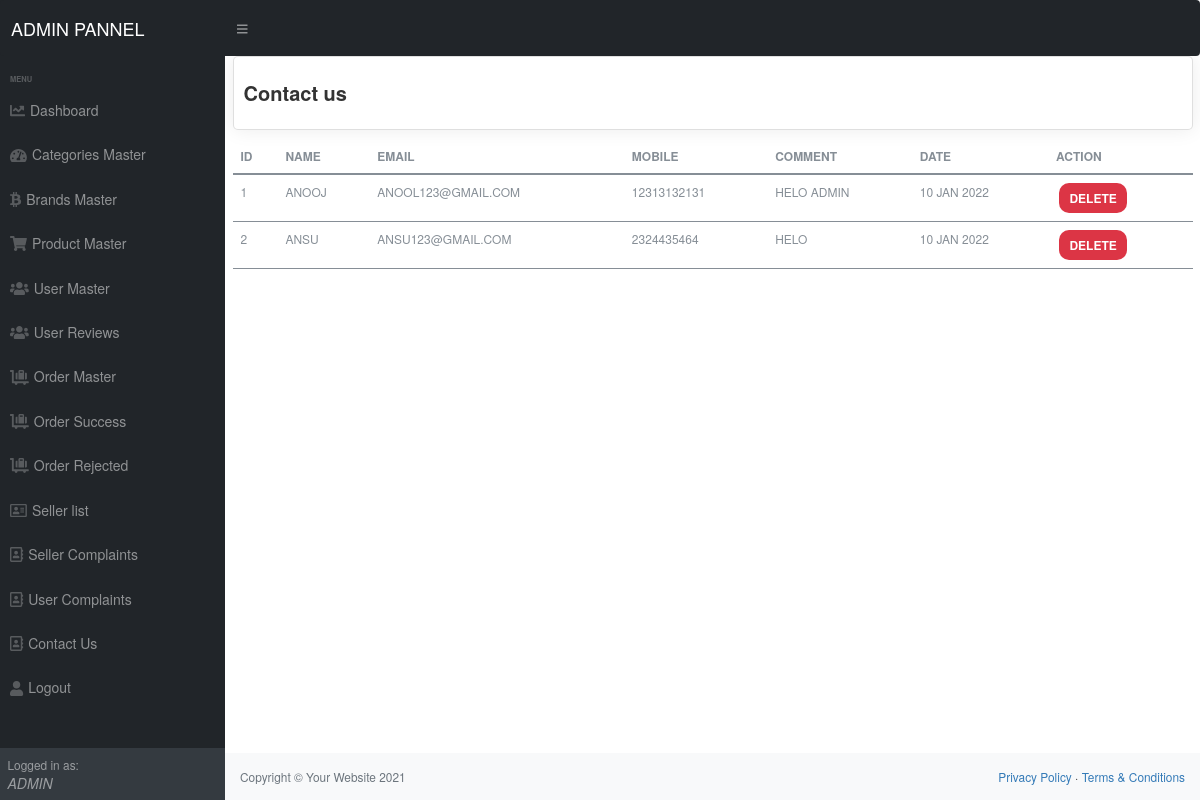
/admin/contact_us.php (signed in), run on the app's committed database.
### tables this page shows
CREATE TABLE `contact_us` (
  `id` int(11) NOT NULL,
  `name` varchar(255) NOT NULL,
  `email` varchar(75) NOT NULL,
  `mobile` varchar(15) NOT NULL,
  `comment` text NOT NULL,
  `added_on` datetime NOT NULL
);

### admin/contact_us.php (the view, shortened to what this page needs)
<?php
require('top.php');
	$sql="select * from contact_us order by id  asc";
$res=mysqli_query($con,$sql);
?>
<div id="layoutSidenav_content">
<main>
<div class="container-fluid">
 <div class="row">
     <div class="col-xl-12">
         <div class="card">
             <div class="card-body">
                 <h4 class="box-title">Contact us </h4>
             </div>
           </div>
             <table class="table">
                    <thead>
                        <tr>
                            <th>ID</th>
                            <th>Name</th>
                            <th>Email</th>
                            <th>Mobile</th>
                            <th>Comment</th>
                            <th>Date</th>
                            <th>action</th>
                        </tr>
                    </thead>
                    <tbody>
                    <?php
                    $i=1;
						while($row=mysqli_fetch_assoc($res)){
									?>
				 <tr>
                   <td><?php echo $i?></td>
				   <td><?php echo $row['name'] ?></td>
				   <td><?php echo $row['email'] ?></td>
				   <td><?php echo $row['mobile'] ?></td>
				   <td><?php echo $row['comment'] ?></td>
				   <td><?php   $date_p=strtotime( $row['added_on']);
                    echo date('d M Y',$date_p); ?></td>
                   <td>
					<?php
	echo " &nbsp;<span class='mybadge red'><a style='color:#fff; text-decoration:none;' href='?type=delete&id=".$row['id']."'>Delete</a></span>&nbsp;";
				?></td>
             </tr>
              <?php $i++; } ?>
                 </tbody>
                </table>
             </div>
          </div>
      </div>
</main>
<?php
require('footer.php');
?>

### admin/top.php (shortened to what this page needs)
<?php
require('connection.inc.php');
    $sql="select * from admin_users";
    $res=mysqli_query($con,$sql);
    $row=mysqli_fetch_assoc($res);
?>
<!DOCTYPE html>
<html lang="en">
<head>
    <link href="css/styles.css" rel="stylesheet" />
   <link href="css/bootstrap.min.css" rel="stylesheet">
   <link href="css/custom.css" rel="stylesheet">
</head>
<body class="sb-nav-fixed">
    <nav class="sb-topnav navbar navbar-expand navbar-dark bg-dark">
        <a class="navbar-brand ps-3" href="#">ADMIN PANNEL</a>
        <button class="btn btn-link btn-sm order-1 order-lg-0 me-4 me-lg-0" id="sidebarToggle" href="#!"><i
                class="fas fa-bars"></i></button>
  </nav>
    <div id="layoutSidenav">
        <div id="layoutSidenav_nav">
            <nav class="sb-sidenav accordion sb-sidenav-dark" id="sidenavAccordion">
                <div class="sb-sidenav-menu">
                    <div class="nav">
                        <div class="sb-sidenav-menu-heading">menu</div>
                        <a class="nav-link" href="dashboard.php">
                            <div class="sb-nav-link-icon"><i class="fas fa-chart-line"></i></div>
                            Dashboard
                        </a>
                        <a class="nav-link" href="categories.php">
                            <div class="sb-nav-link-icon"><i class="fas fa-tachometer-alt"></i></div>
                            Categories Master
                        </a>
                        <a class="nav-link" href="brand.php">
                            <div class="sb-nav-link-icon"><i class="fab fa-btc"></i></div>
                            Brands Master
                        </a>
                        <a class="nav-link" href="product.php">
                            <div class="sb-nav-link-icon"><i class="fas fa-shopping-cart"></i></div>
                            Product Master
                        </a>
                        <a class="nav-link" href="users.php">
                            <div class="sb-nav-link-icon"><i class="fas fa-users"></i></div>
                            User Master
                        </a>
                        <a class="nav-link" href="product_review.php">
                            <div class="sb-nav-link-icon"><i class="fas fa-users"></i></div>
                            User Reviews
                        </a>
                        <a class="nav-link" href="orders.php">
                            <div class="sb-nav-link-icon"><i class="fas fa-luggage-cart"></i></div>
                            Order Master
                        </a>
                        <a class="nav-link" href="order__Success.php">
                            <div class="sb-nav-link-icon"><i class="fas fa-luggage-cart"></i></div>
                            Order Success
                        </a>
                        <a class="nav-link" href="order__Rejected.php">
                            <div class="sb-nav-link-icon"><i class="fas fa-luggage-cart"></i></div>
                            Order Rejected
                        </a>
                        <a class="nav-link" href="seller.php">
                            <div class="sb-nav-link-icon"><i class="far fa-address-card"></i></div>
                            Seller list
                        </a>
                        <a class="nav-link" href=" seller_complaints.php">
                            <div class="sb-nav-link-icon"><i class="far fa-address-book"></i></div>
                            Seller Complaints
                        </a>
                        <a class="nav-link" href=" User_complaints.php">
                            <div class="sb-nav-link-icon"><i class="far fa-address-book"></i></div>
                            User Complaints
                        </a>
                        <a class="nav-link" href="contact_us.php">
                            <div class="sb-nav-link-icon"><i class="far fa-address-book"></i></div>
                            Contact Us
                        </a>
                        <a class="nav-link" href="logout.php">
                            <div class="sb-nav-link-icon"><i class="fas fa-user"></i></div>
                            Logout
                        </a>
                    </div>
                </div>
                <div class="sb-sidenav-footer">
                    <div class="small">Logged in as:</div>
                   <em style="text-transform: uppercase;"> <?php echo $row['username'] ?></em>
                </div>
            </nav>
        </div>

### admin/css/custom.css (style rules this page uses)
.card { margin-bottom: 10px; border-radius: 5px; border: 10 solid transparent; -webkit-box-shadow: 0 0 20px rgba(0, 0, 0, .08); box-shadow: 0 0 20px rgba(0, 0, 0, .08); }
.card .card-body { float: left; position: relative; width: 100%; }
.card .box-title { font-weight: 600; font-size: 20px; padding: 5px 0; }
.table { border: none; border-bottom-color: currentcolor; border-bottom-style: none; border-bottom-width: medium; color: #868e96; font-size: 12px; font-weight: 400; padding: .75em 1.25em; text-transform: uppercase; }
.mybadge { display: inline-block; min-width: 10px; padding: 9px 10px; font-size: 12px; font-weight: bold; color: #fff; line-height: 1; vertical-align: middle; white-space: nowrap; text-align: center; background-color: #777; border-radius: 10px; }
.red { background-color:#dc3545; }

### data on the page
contact_us: name "ANOOJ", email "ANOOL123@GMAIL.COM", mobile "12313132131", comment "HELO ADMIN", added_on "10 JAN 2022"
contact_us: name "ANSU", email "ANSU123@GMAIL.COM", mobile "2324435464", comment "HELO", added_on "10 JAN 2022"

### other printed values
$row['username'] "ADMIN"
